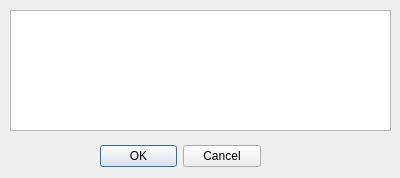
<?xml version="1.0" encoding="UTF-8"?>
<ui version="4.0">
 <class>RunDialog</class>
 <widget class="QDialog" name="RunDialog">
  <property name="geometry">
   <rect>
    <x>0</x>
    <y>0</y>
    <width>400</width>
    <height>178</height>
   </rect>
  </property>
  <property name="windowTitle">
   <string>Dialog</string>
  </property>
  <widget class="QDialogButtonBox" name="buttonBox">
   <property name="geometry">
    <rect>
     <x>100</x>
     <y>140</y>
     <width>161</width>
     <height>32</height>
    </rect>
   </property>
   <property name="orientation">
    <enum>Qt::Horizontal</enum>
   </property>
   <property name="standardButtons">
    <set>QDialogButtonBox::Cancel|QDialogButtonBox::Ok</set>
   </property>
  </widget>
  <widget class="QListWidget" name="listWidget">
   <property name="geometry">
    <rect>
     <x>10</x>
     <y>10</y>
     <width>381</width>
     <height>121</height>
    </rect>
   </property>
  </widget>
 </widget>
 <resources/>
 <connections>
  <connection>
   <sender>buttonBox</sender>
   <signal>accepted()</signal>
   <receiver>RunDialog</receiver>
   <slot>accept()</slot>
   <hints>
    <hint type="sourcelabel">
     <x>248</x>
     <y>254</y>
    </hint>
    <hint type="destinationlabel">
     <x>157</x>
     <y>274</y>
    </hint>
   </hints>
  </connection>
  <connection>
   <sender>buttonBox</sender>
   <signal>rejected()</signal>
   <receiver>RunDialog</receiver>
   <slot>reject()</slot>
   <hints>
    <hint type="sourcelabel">
     <x>316</x>
     <y>260</y>
    </hint>
    <hint type="destinationlabel">
     <x>286</x>
     <y>274</y>
    </hint>
   </hints>
  </connection>
 </connections>
</ui>
